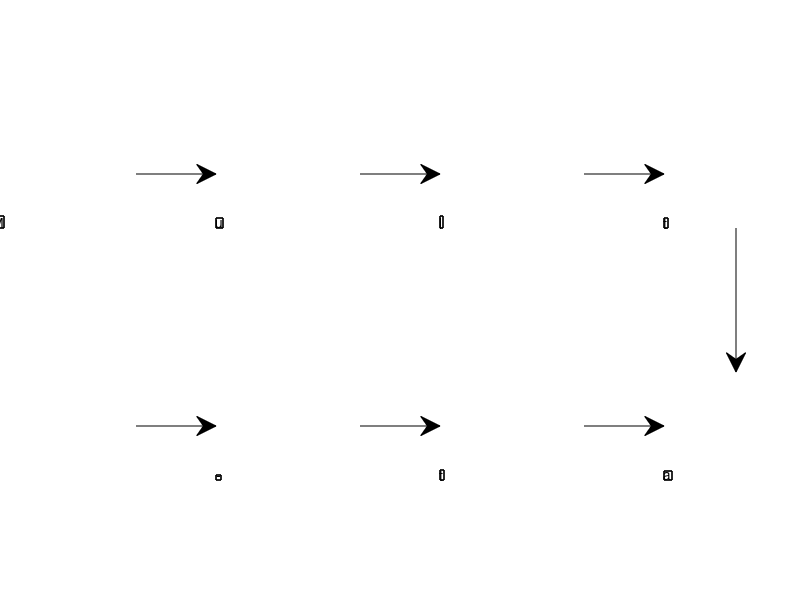

Write MATLAB code to recreate this figure.
figure("Color","w","Position",[100 100 1250 520]); axis off;
labels=["Multi-tap Cp","Local PDFs","Candidate extraction","Threshold selection", ...
 "Binary conversion","12-bit assembly","State map","Transition metrics"];
x=linspace(0.08,0.92,4);
for i=1:4
 annotation("textbox",[x(i)-0.09 0.62 0.18 0.18],"String",labels(i), ...
  "HorizontalAlignment","center","VerticalAlignment","middle","LineWidth",1.2);
 if i<4, annotation("arrow",[x(i)+0.09 x(i+1)-0.09],[0.71 0.71]); end
 annotation("textbox",[x(i)-0.09 0.20 0.18 0.18],"String",labels(i+4), ...
  "HorizontalAlignment","center","VerticalAlignment","middle","LineWidth",1.2);
 if i<4, annotation("arrow",[x(i)+0.09 x(i+1)-0.09],[0.29 0.29]); end
end
annotation("arrow",[0.92 0.92],[0.62 0.38]);
exportgraphics(gcf,"figures/Fig05_ATBM_workflow.png","Resolution",300);
